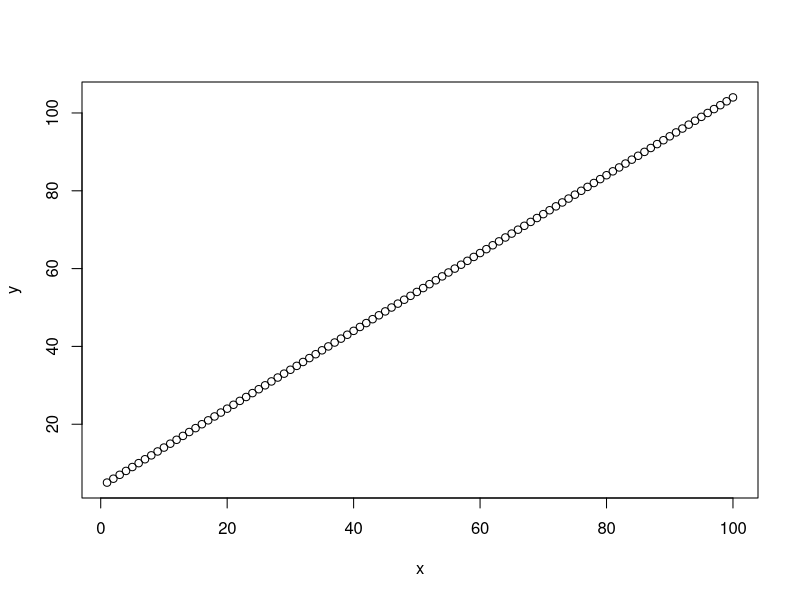
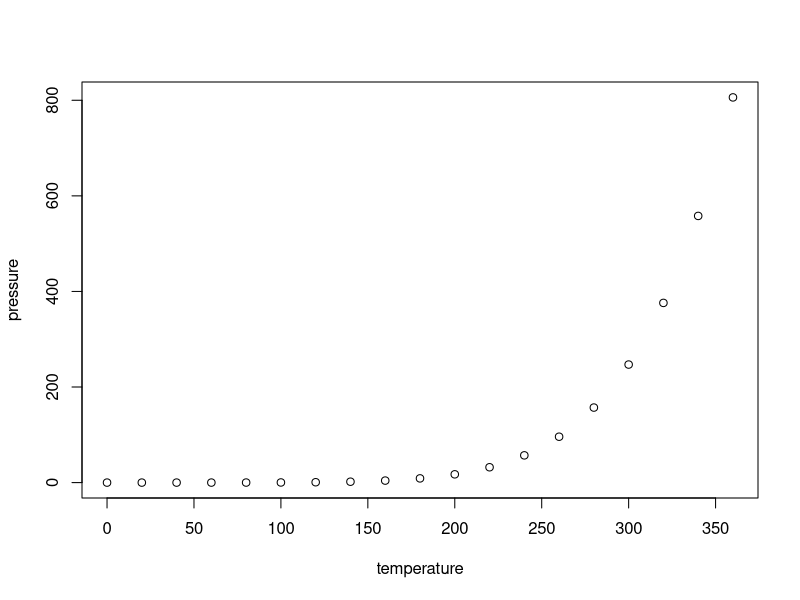

These figures' R source, in order:
## ---- chunk 1
x<-1:100
y<-5:104
plot(x,y)
x<-100
y<167
## ---- chunk 2
summary(cars)
## ---- chunk 3
plot(pressure)
